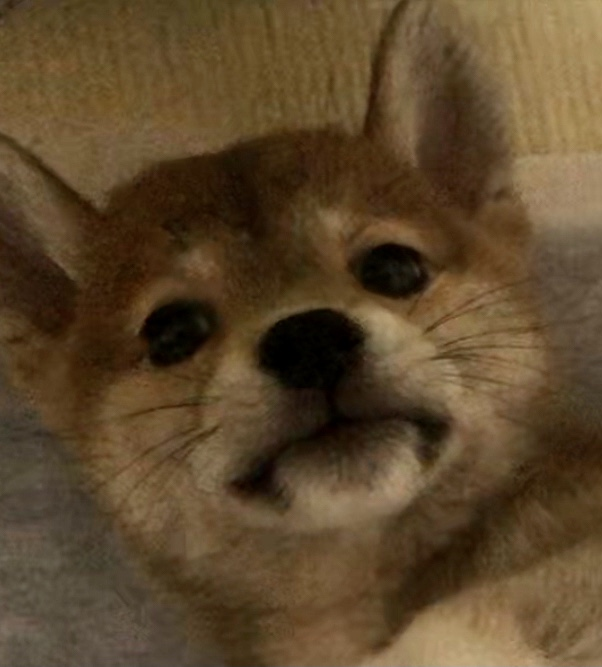
//> input picture cpp/inu.jpg, 602 x 667 px
$ ./main ../inu.jpg   (built with g++ and OpenCV 4)
//> lines starting //> are read from the running program, lines starting //| are printed output that depends on the picture
#include <iostream>
#include <vector>
#include <string>
#include <numeric>
#include <opencv2/opencv.hpp>
#include <clahe.hpp>

int main(int argc, char **argv)
{
    const std::string path = argv[1];
    const cv::Mat src = cv::imread(path, cv::IMREAD_GRAYSCALE);
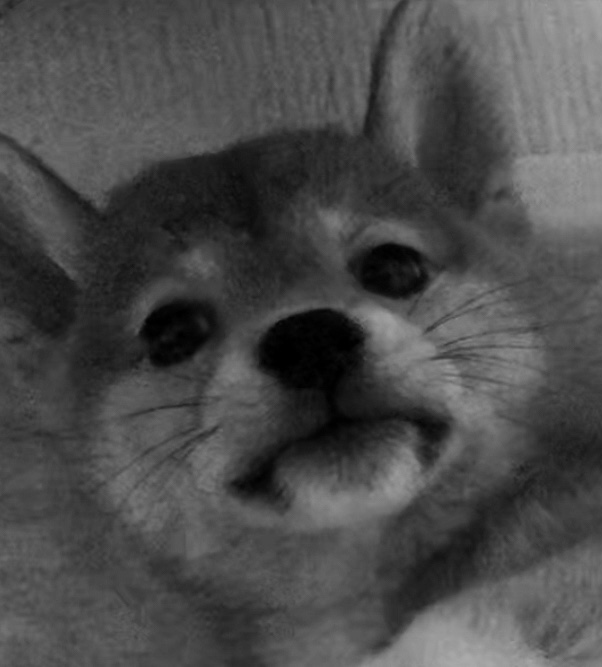
//> src: 667 rows x 602 cols, CV_8UC1; min 0, max 171, mean 74.9

    const cv::Size tiles(7, 13);
    const float clip_limit = 4.0;

    const cv::Ptr<cv::CLAHE> clahe = cv::createCLAHE(clip_limit, tiles);
    cv::Mat dest_cv;
    clahe->apply(src, dest_cv);
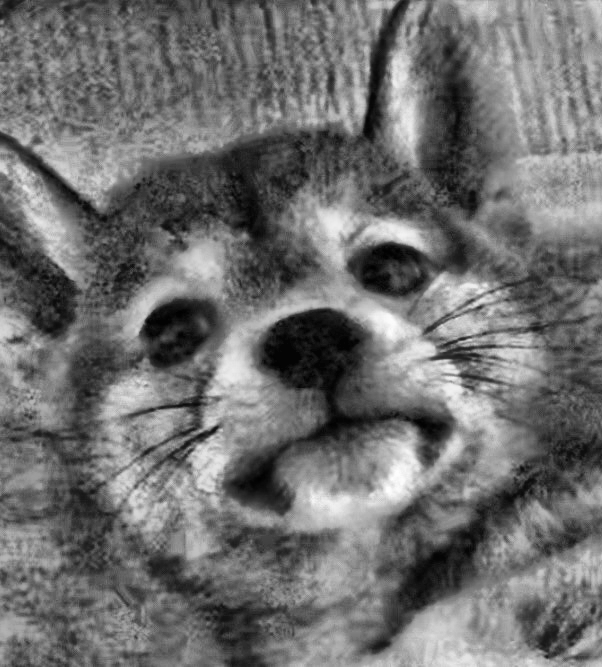
//> dest_cv: 667 rows x 602 cols, CV_8UC1; min 0, max 254, mean 111.3

//> (the run ends here: the program needs code that is not available in this run, at `cv::Mat dest = cvu::clahe(src, tiles, clip_limit);`)
